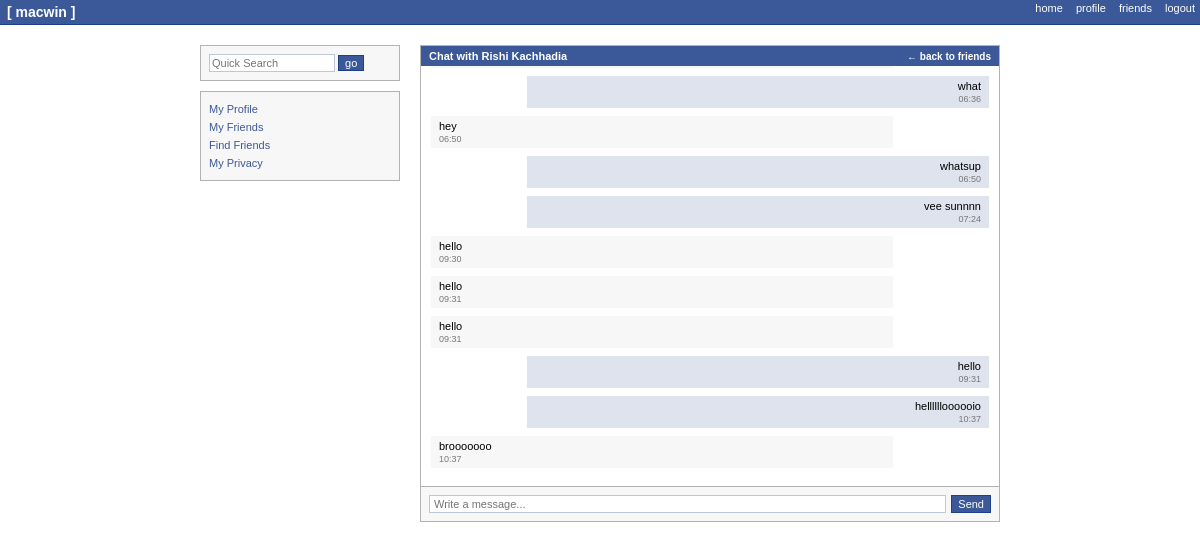
The page /chat/9/ (signed in) on the database its author committed.
### chat/models.py (models this page shows, shortened)
class Profile(models.Model):
    RELATIONSHIP_CHOICES = [
        ('S', 'Single'),
        ('R', 'In a Relationship'),
        ('C', "It's complicated"),
    ]
    user = models.OneToOneField(User, on_delete=models.CASCADE)
    full_name = models.CharField(max_length=100)
    branch = models.CharField(max_length=50, blank=True)
    year = models.CharField(max_length=10, blank=True)
    bio = models.TextField(blank=True)
    profile_pic = models.ImageField(upload_to='profiles/', blank=True, null=True)
    relationship_status = models.CharField(max_length=1, choices=RELATIONSHIP_CHOICES, blank=True)

class Message(models.Model):
    sender = models.ForeignKey(User, on_delete=models.CASCADE, related_name='sent_messages')
    receiver = models.ForeignKey(User, on_delete=models.CASCADE, related_name='received_messages')
    content = models.TextField()
    timestamp = models.DateTimeField(auto_now_add=True, db_index=True)
    is_read = models.BooleanField(default=False, db_index=True)
    class Meta:
        ordering = ['timestamp']
        indexes = [
            models.Index(fields=['sender', 'receiver']),
            models.Index(fields=['receiver', 'is_read']),
        ]

### chat/views.py (the view)
# urls.py: path('chat/<int:friend_id>/', views.chat_with_friend, name='chat_with_friend'),
@login_required
def chat_with_friend(request, friend_id):
    friend = User.objects.get(id=friend_id)
    is_friend = FriendRequest.objects.filter(
        Q(from_user=request.user, to_user=friend) |
        Q(from_user=friend, to_user=request.user),
        is_accepted=True
    ).exists()
    if not is_friend:
        messages.error(request, "You are not friends with this user.")
        return redirect('friends')
    messages_qs = Message.objects.filter(
        Q(sender=request.user, receiver=friend) |
        Q(sender=friend, receiver=request.user)
    )
    room_name = f"{min(request.user.id, friend.id)}_{max(request.user.id, friend.id)}"
    Message.objects.filter(sender=friend, receiver=request.user, is_read=False).update(is_read=True)
    return render(request, 'chat/chat_room.html', {
        'friend': friend,
        'chat_messages': messages_qs,
        'room_name': room_name
    })

### chat/context_processors.py (called while the page is built)
def notifications_processor(request):
    if request.user.is_authenticated:
        unread_notifications = Notification.objects.filter(user=request.user, is_read=False)
        return {'unread_notifications': unread_notifications}
    return {'unread_notifications': []}

### chat/templates/chat/chat_room.html (shortened to what this page needs)
<!DOCTYPE html>
<html lang="en">
<head>
</head>
<body>
  <div class="header">
    <h1>[ macwin ]</h1>
    <div class="header-links">
      <a href="{% url 'index' %}">home</a>
      <a href="{% url 'profile' %}">profile</a>
      <a href="{% url 'friends' %}">friends</a>
      <a href="{% url 'logout' %}">logout</a>
    </div>
  </div>
  <div class="container">
    <div class="sidebar">
      <div class="quick-search">
        <input type="text" placeholder="Quick Search">
        <button>go</button>
      </div>
      <div class="nav-links">
        <a href="{% url 'profile' %}">My Profile</a>
        <a href="{% url 'friends' %}">My Friends</a>
        <a href="{% url 'find_friends' %}">Find Friends</a>
        <a href="{% url 'privacy_settings' %}">My Privacy</a>
      </div>
    </div>
    <div class="main-content">
      <div class="chat-section">
        <div class="section-header">
          <span>Chat with {{ friend.profile.full_name }}</span>
          <a href="{% url 'friends' %}">← back to friends</a>
        </div>
        <div class="messages" id="chat-log">
          {% for msg in chat_messages %}
            <div class="message {% if msg.sender == request.user %}from-me{% else %}from-them{% endif %}">
              <div>{{ msg.content }}</div>
              <small>{{ msg.timestamp|date:"H:i" }}{% if msg.sender == request.user and forloop.last and msg.is_read %} ✓ Seen{% endif %}</small>
            </div>
          {% endfor %}
        </div>
        <div class="chat-input">
          <input type="text" id="chat-message-input" placeholder="Write a message..." />
          <button id="chat-message-submit">Send</button>
        </div>
      </div>
    </div>
  </div>
</body>
</html>

### chat/templates/chat/chat_room.html (style rules this page uses)
body { margin: 0; padding: 0; font-family: "Tahoma", "Verdana", sans-serif; background-color: #fff; font-size: 11px; }
.header { background-color: #3b5998; padding: 2px 5px; color: white; border-bottom: 1px solid #1d4088; }
.header h1 { margin: 0; font-size: 14px; padding: 2px; }
.header-links { float: right; margin-top: -20px; }
.header-links a { color: white; text-decoration: none; margin-left: 10px; font-size: 11px; }
.container { width: 800px; margin: 20px auto; display: flex; }
.sidebar { width: 200px; margin-right: 20px; }
.quick-search { border: 1px solid #b3b3b3; padding: 8px; margin-bottom: 10px; background: #f7f7f7; }
.quick-search input { width: 120px; padding: 2px; font-size: 11px; border: 1px solid #bdc7d8; }
.quick-search button { padding: 1px 6px; font-size: 11px; background: #3b5998; color: white; border: 1px solid #1d4088; cursor: pointer; }
.nav-links { border: 1px solid #b3b3b3; padding: 8px; background: #f7f7f7; }
.nav-links a { display: block; color: #3b5998; text-decoration: none; padding: 3px 0; }
.main-content { flex: 1; }
.chat-section { border: 1px solid #b3b3b3; margin-bottom: 20px; }
.section-header { background: #3b5998; color: white; padding: 4px 8px; font-weight: bold; display: flex; justify-content: space-between; align-items: center; }
.section-header a { color: white; text-decoration: none; font-size: 10px; }
.messages { height: 400px; overflow-y: auto; padding: 10px; background: white; }
.message { margin-bottom: 8px; padding: 4px 8px; border-radius: 0; max-width: 80%; font-size: 11px; }
.from-me { background: #dfe3ee; margin-left: auto; text-align: right; }
.from-them { background: #f7f7f7; }
.message small { display: block; color: #777; font-size: 9px; margin-top: 2px; }
.chat-input { padding: 8px; background: #f7f7f7; border-top: 1px solid #b3b3b3; display: flex; gap: 5px; }
.chat-input input { flex: 1; padding: 2px 4px; font-size: 11px; border: 1px solid #bdc7d8; }
.chat-input button { padding: 2px 6px; background: #3b5998; color: white; border: 1px solid #1d4088; font-size: 11px; cursor: pointer; }

### rows shown on the page
Message: content "what", timestamp "06:36"
Message: content "hey", timestamp "06:50"
Message: content "whatsup", timestamp "06:50"
Message: content "vee sunnnn", timestamp "07:24"
Message: content "hello", timestamp "09:30"
Message: content "hello", timestamp "09:31"
Message: content "hello", timestamp "09:31"
Message: content "hello", timestamp "09:31"
Message: content "helllllloooooio", timestamp "10:37"
Message: content "brooooooo", timestamp "10:37"

### other values the page prints
{{ friend.profile.full_name }} "Rishi Kachhadia"
